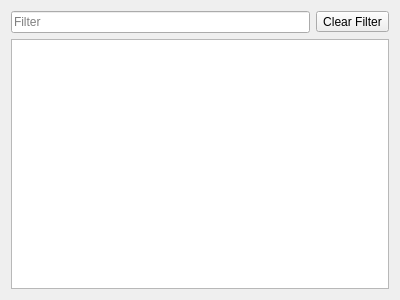
<?xml version="1.0" encoding="UTF-8"?>

<!--
SPDX-FileCopyrightText: 2019-2023 Mattia Basaglia <dev@dragon.best>

SPDX-License-Identifier: GPL-3.0-or-later
-->

<ui version="4.0">
 <class>KeyboardSettingsWidget</class>
 <widget class="QWidget" name="KeyboardSettingsWidget">
  <property name="geometry">
   <rect>
    <x>0</x>
    <y>0</y>
    <width>400</width>
    <height>300</height>
   </rect>
  </property>
  <layout class="QVBoxLayout" name="verticalLayout">
   <item>
    <layout class="QHBoxLayout" name="horizontalLayout">
     <item>
      <widget class="QLineEdit" name="filter">
       <property name="placeholderText">
        <string>Filter</string>
       </property>
      </widget>
     </item>
     <item>
      <widget class="QToolButton" name="toolButton">
       <property name="toolTip">
        <string>Clear Filter</string>
       </property>
       <property name="text">
        <string>Clear Filter</string>
       </property>
       <property name="icon">
        <iconset theme="edit-clear"/>
       </property>
      </widget>
     </item>
    </layout>
   </item>
   <item>
    <widget class="QTreeView" name="tree_view"/>
   </item>
  </layout>
 </widget>
 <resources/>
 <connections>
  <connection>
   <sender>toolButton</sender>
   <signal>clicked()</signal>
   <receiver>KeyboardSettingsWidget</receiver>
   <slot>clear_filter()</slot>
   <hints>
    <hint type="sourcelabel">
     <x>364</x>
     <y>20</y>
    </hint>
    <hint type="destinationlabel">
     <x>515</x>
     <y>80</y>
    </hint>
   </hints>
  </connection>
  <connection>
   <sender>filter</sender>
   <signal>textChanged(QString)</signal>
   <receiver>KeyboardSettingsWidget</receiver>
   <slot>filter(QString)</slot>
   <hints>
    <hint type="sourcelabel">
     <x>216</x>
     <y>27</y>
    </hint>
    <hint type="destinationlabel">
     <x>429</x>
     <y>177</y>
    </hint>
   </hints>
  </connection>
 </connections>
 <slots>
  <slot>clear_filter()</slot>
  <slot>filter(QString)</slot>
 </slots>
</ui>
